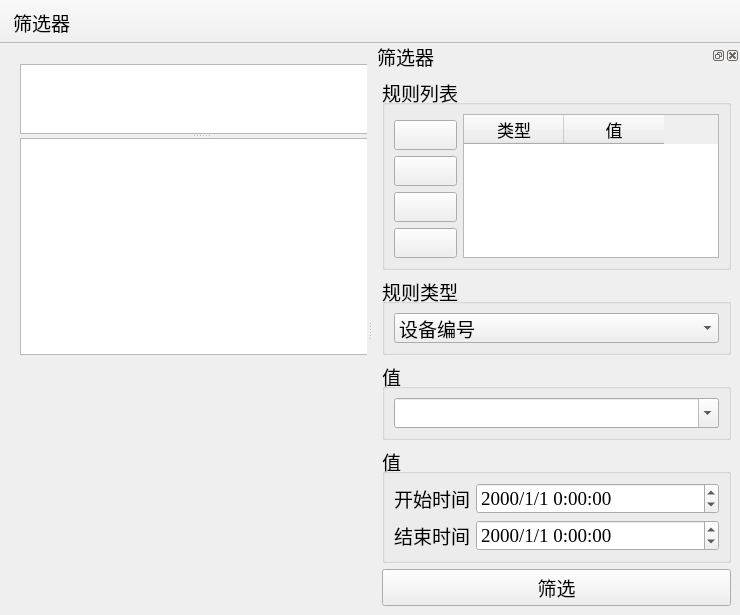
<?xml version="1.0" encoding="UTF-8"?>
<ui version="4.0">
 <class>PersonPage</class>
 <widget class="QMainWindow" name="PersonPage">
  <property name="geometry">
   <rect>
    <x>0</x>
    <y>0</y>
    <width>740</width>
    <height>578</height>
   </rect>
  </property>
  <property name="font">
   <font>
    <family>Times New Roman</family>
    <pointsize>14</pointsize>
   </font>
  </property>
  <property name="contextMenuPolicy">
   <enum>Qt::NoContextMenu</enum>
  </property>
  <property name="windowTitle">
   <string>MainWindow</string>
  </property>
  <widget class="QWidget" name="centralwidget">
   <widget class="QSplitter" name="splitter">
    <property name="geometry">
     <rect>
      <x>20</x>
      <y>20</y>
      <width>361</width>
      <height>291</height>
     </rect>
    </property>
    <property name="orientation">
     <enum>Qt::Vertical</enum>
    </property>
    <widget class="QTableView" name="tableView">
     <property name="contextMenuPolicy">
      <enum>Qt::CustomContextMenu</enum>
     </property>
     <property name="sizeAdjustPolicy">
      <enum>QAbstractScrollArea::AdjustToContents</enum>
     </property>
     <property name="editTriggers">
      <set>QAbstractItemView::NoEditTriggers</set>
     </property>
     <property name="alternatingRowColors">
      <bool>true</bool>
     </property>
     <property name="selectionMode">
      <enum>QAbstractItemView::SingleSelection</enum>
     </property>
     <property name="selectionBehavior">
      <enum>QAbstractItemView::SelectRows</enum>
     </property>
     <property name="sortingEnabled">
      <bool>true</bool>
     </property>
    </widget>
    <widget class="QChartView" name="chartView"/>
   </widget>
  </widget>
  <widget class="QToolBar" name="toolBar">
   <property name="windowTitle">
    <string>toolBar</string>
   </property>
   <property name="movable">
    <bool>false</bool>
   </property>
   <property name="iconSize">
    <size>
     <width>32</width>
     <height>32</height>
    </size>
   </property>
   <property name="toolButtonStyle">
    <enum>Qt::ToolButtonTextUnderIcon</enum>
   </property>
   <attribute name="toolBarArea">
    <enum>TopToolBarArea</enum>
   </attribute>
   <attribute name="toolBarBreak">
    <bool>false</bool>
   </attribute>
   <addaction name="actData_filter"/>
  </widget>
  <widget class="QDockWidget" name="dockWidget">
   <property name="font">
    <font>
     <family>Times New Roman</family>
     <pointsize>14</pointsize>
    </font>
   </property>
   <property name="floating">
    <bool>false</bool>
   </property>
   <property name="features">
    <set>QDockWidget::DockWidgetClosable|QDockWidget::DockWidgetFloatable|QDockWidget::DockWidgetMovable</set>
   </property>
   <property name="allowedAreas">
    <set>Qt::LeftDockWidgetArea|Qt::RightDockWidgetArea</set>
   </property>
   <property name="windowTitle">
    <string>筛选器</string>
   </property>
   <attribute name="dockWidgetArea">
    <number>2</number>
   </attribute>
   <widget class="QWidget" name="dockWidgetContents">
    <layout class="QVBoxLayout" name="verticalLayout">
     <item>
      <widget class="QGroupBox" name="groupBox_list">
       <property name="sizePolicy">
        <sizepolicy hsizetype="Preferred" vsizetype="Expanding">
         <horstretch>0</horstretch>
         <verstretch>0</verstretch>
        </sizepolicy>
       </property>
       <property name="title">
        <string>规则列表</string>
       </property>
       <layout class="QGridLayout" name="gridLayout">
        <item row="1" column="0">
         <widget class="QPushButton" name="pushButton_plus">
          <property name="sizePolicy">
           <sizepolicy hsizetype="Minimum" vsizetype="Preferred">
            <horstretch>0</horstretch>
            <verstretch>0</verstretch>
           </sizepolicy>
          </property>
          <property name="toolTip">
           <string>&lt;html&gt;&lt;head/&gt;&lt;body&gt;&lt;p align=&quot;center&quot;&gt;&lt;span style=&quot; font-size:12pt;&quot;&gt;添加筛选规则&lt;/span&gt;&lt;/p&gt;&lt;/body&gt;&lt;/html&gt;</string>
          </property>
          <property name="statusTip">
           <string>添加筛选规则</string>
          </property>
          <property name="text">
           <string/>
          </property>
          <property name="icon">
           <iconset resource="../icons.qrc">
            <normaloff>:/icons/plus_square.png</normaloff>:/icons/plus_square.png</iconset>
          </property>
          <property name="iconSize">
           <size>
            <width>32</width>
            <height>32</height>
           </size>
          </property>
         </widget>
        </item>
        <item row="5" column="0">
         <widget class="QPushButton" name="pushButton_clear">
          <property name="sizePolicy">
           <sizepolicy hsizetype="Minimum" vsizetype="Preferred">
            <horstretch>0</horstretch>
            <verstretch>0</verstretch>
           </sizepolicy>
          </property>
          <property name="toolTip">
           <string>&lt;html&gt;&lt;head/&gt;&lt;body&gt;&lt;p align=&quot;center&quot;&gt;&lt;span style=&quot; font-size:12pt;&quot;&gt;清空筛选规则&lt;/span&gt;&lt;/p&gt;&lt;/body&gt;&lt;/html&gt;</string>
          </property>
          <property name="statusTip">
           <string>清除所有的筛选规则</string>
          </property>
          <property name="text">
           <string/>
          </property>
          <property name="icon">
           <iconset resource="../icons.qrc">
            <normaloff>:/icons/delete.png</normaloff>:/icons/delete.png</iconset>
          </property>
          <property name="iconSize">
           <size>
            <width>32</width>
            <height>32</height>
           </size>
          </property>
         </widget>
        </item>
        <item row="2" column="0">
         <widget class="QPushButton" name="pushButton_minus">
          <property name="sizePolicy">
           <sizepolicy hsizetype="Minimum" vsizetype="Preferred">
            <horstretch>0</horstretch>
            <verstretch>0</verstretch>
           </sizepolicy>
          </property>
          <property name="toolTip">
           <string>&lt;html&gt;&lt;head/&gt;&lt;body&gt;&lt;p align=&quot;center&quot;&gt;&lt;span style=&quot; font-size:12pt;&quot;&gt;删除筛选规则&lt;/span&gt;&lt;/p&gt;&lt;/body&gt;&lt;/html&gt;</string>
          </property>
          <property name="statusTip">
           <string>删除选中的筛选规则</string>
          </property>
          <property name="text">
           <string/>
          </property>
          <property name="icon">
           <iconset resource="../icons.qrc">
            <normaloff>:/icons/minus_square.png</normaloff>:/icons/minus_square.png</iconset>
          </property>
          <property name="iconSize">
           <size>
            <width>32</width>
            <height>32</height>
           </size>
          </property>
         </widget>
        </item>
        <item row="3" column="0">
         <spacer name="verticalSpacer">
          <property name="orientation">
           <enum>Qt::Vertical</enum>
          </property>
          <property name="sizeHint" stdset="0">
           <size>
            <width>20</width>
            <height>40</height>
           </size>
          </property>
         </spacer>
        </item>
        <item row="0" column="1" rowspan="6">
         <widget class="QTableWidget" name="tableWidget">
          <property name="sizeAdjustPolicy">
           <enum>QAbstractScrollArea::AdjustIgnored</enum>
          </property>
          <property name="editTriggers">
           <set>QAbstractItemView::NoEditTriggers</set>
          </property>
          <property name="alternatingRowColors">
           <bool>true</bool>
          </property>
          <property name="selectionBehavior">
           <enum>QAbstractItemView::SelectRows</enum>
          </property>
          <column>
           <property name="text">
            <string>类型</string>
           </property>
           <property name="font">
            <font>
             <family>Times New Roman</family>
             <pointsize>13</pointsize>
             <bold>false</bold>
            </font>
           </property>
          </column>
          <column>
           <property name="text">
            <string>值</string>
           </property>
           <property name="font">
            <font>
             <family>Times New Roman</family>
             <pointsize>13</pointsize>
             <bold>false</bold>
            </font>
           </property>
          </column>
         </widget>
        </item>
        <item row="4" column="0">
         <widget class="QPushButton" name="pushButton_edit">
          <property name="sizePolicy">
           <sizepolicy hsizetype="Minimum" vsizetype="Preferred">
            <horstretch>0</horstretch>
            <verstretch>0</verstretch>
           </sizepolicy>
          </property>
          <property name="toolTip">
           <string>&lt;html&gt;&lt;head/&gt;&lt;body&gt;&lt;p align=&quot;center&quot;&gt;&lt;span style=&quot; font-size:12pt;&quot;&gt;编辑筛选规则&lt;/span&gt;&lt;/p&gt;&lt;/body&gt;&lt;/html&gt;</string>
          </property>
          <property name="statusTip">
           <string>编辑选中的筛选规则</string>
          </property>
          <property name="text">
           <string/>
          </property>
          <property name="icon">
           <iconset resource="../icons.qrc">
            <normaloff>:/icons/edit_square.png</normaloff>:/icons/edit_square.png</iconset>
          </property>
          <property name="iconSize">
           <size>
            <width>32</width>
            <height>32</height>
           </size>
          </property>
         </widget>
        </item>
       </layout>
      </widget>
     </item>
     <item>
      <widget class="QGroupBox" name="groupBox_type">
       <property name="sizePolicy">
        <sizepolicy hsizetype="Preferred" vsizetype="Fixed">
         <horstretch>0</horstretch>
         <verstretch>0</verstretch>
        </sizepolicy>
       </property>
       <property name="title">
        <string>规则类型</string>
       </property>
       <layout class="QVBoxLayout" name="verticalLayout_2">
        <item>
         <widget class="QComboBox" name="comboBox_type">
          <item>
           <property name="text">
            <string>设备编号</string>
           </property>
          </item>
          <item>
           <property name="text">
            <string>探测时间</string>
           </property>
          </item>
          <item>
           <property name="text">
            <string>桩号</string>
           </property>
          </item>
          <item>
           <property name="text">
            <string>IMEI号</string>
           </property>
          </item>
         </widget>
        </item>
       </layout>
      </widget>
     </item>
     <item>
      <widget class="QGroupBox" name="groupBox_value">
       <property name="sizePolicy">
        <sizepolicy hsizetype="Preferred" vsizetype="Fixed">
         <horstretch>0</horstretch>
         <verstretch>0</verstretch>
        </sizepolicy>
       </property>
       <property name="title">
        <string>值</string>
       </property>
       <layout class="QVBoxLayout" name="verticalLayout_3">
        <item>
         <widget class="QComboBox" name="comboBox_value">
          <property name="editable">
           <bool>true</bool>
          </property>
         </widget>
        </item>
       </layout>
      </widget>
     </item>
     <item>
      <widget class="QGroupBox" name="groupBox_value_dateTime">
       <property name="sizePolicy">
        <sizepolicy hsizetype="Preferred" vsizetype="Fixed">
         <horstretch>0</horstretch>
         <verstretch>0</verstretch>
        </sizepolicy>
       </property>
       <property name="title">
        <string>值</string>
       </property>
       <layout class="QGridLayout" name="gridLayout_2">
        <item row="0" column="0">
         <widget class="QLabel" name="label_3">
          <property name="sizePolicy">
           <sizepolicy hsizetype="Fixed" vsizetype="Preferred">
            <horstretch>0</horstretch>
            <verstretch>0</verstretch>
           </sizepolicy>
          </property>
          <property name="text">
           <string>开始时间</string>
          </property>
         </widget>
        </item>
        <item row="0" column="1">
         <widget class="QDateTimeEdit" name="startDateTime">
          <property name="displayFormat">
           <string>yyyy/M/d H:mm:ss</string>
          </property>
         </widget>
        </item>
        <item row="1" column="1">
         <widget class="QDateTimeEdit" name="endDateTime">
          <property name="displayFormat">
           <string>yyyy/M/d H:mm:ss</string>
          </property>
         </widget>
        </item>
        <item row="1" column="0">
         <widget class="QLabel" name="label_4">
          <property name="sizePolicy">
           <sizepolicy hsizetype="Fixed" vsizetype="Preferred">
            <horstretch>0</horstretch>
            <verstretch>0</verstretch>
           </sizepolicy>
          </property>
          <property name="text">
           <string>结束时间</string>
          </property>
         </widget>
        </item>
       </layout>
      </widget>
     </item>
     <item>
      <widget class="QPushButton" name="pushButton_filter">
       <property name="statusTip">
        <string>应用已添加的筛选规则筛选数据</string>
       </property>
       <property name="text">
        <string>筛选</string>
       </property>
       <property name="icon">
        <iconset resource="../icons.qrc">
         <normaloff>:/icons/filter.png</normaloff>:/icons/filter.png</iconset>
       </property>
       <property name="iconSize">
        <size>
         <width>20</width>
         <height>20</height>
        </size>
       </property>
      </widget>
     </item>
    </layout>
   </widget>
  </widget>
  <action name="actData_filter">
   <property name="checkable">
    <bool>true</bool>
   </property>
   <property name="icon">
    <iconset resource="../icons.qrc">
     <normaloff>:/icons/filter.png</normaloff>:/icons/filter.png</iconset>
   </property>
   <property name="text">
    <string>筛选器</string>
   </property>
   <property name="toolTip">
    <string>&lt;html&gt;&lt;head/&gt;&lt;body&gt;&lt;p align=&quot;center&quot;&gt;&lt;span style=&quot; font-size:12pt;&quot;&gt;打开或关闭筛选器&lt;/span&gt;&lt;/p&gt;&lt;/body&gt;&lt;/html&gt;</string>
   </property>
   <property name="statusTip">
    <string>编辑规则以筛选数据</string>
   </property>
   <property name="font">
    <font>
     <family>Times New Roman</family>
     <pointsize>14</pointsize>
    </font>
   </property>
   <property name="menuRole">
    <enum>QAction::NoRole</enum>
   </property>
  </action>
  <action name="actData_add">
   <property name="icon">
    <iconset resource="../icons.qrc">
     <normaloff>:/icons/plus_round.png</normaloff>:/icons/plus_round.png</iconset>
   </property>
   <property name="text">
    <string>新增数据</string>
   </property>
   <property name="toolTip">
    <string>&lt;html&gt;&lt;head/&gt;&lt;body&gt;&lt;p align=&quot;center&quot;&gt;&lt;span style=&quot; font-size:12pt;&quot;&gt;新增一条数据&lt;/span&gt;&lt;/p&gt;&lt;/body&gt;&lt;/html&gt;</string>
   </property>
   <property name="statusTip">
    <string>增加一条新的人流数据</string>
   </property>
   <property name="font">
    <font>
     <family>Times New Roman</family>
     <pointsize>14</pointsize>
    </font>
   </property>
   <property name="menuRole">
    <enum>QAction::NoRole</enum>
   </property>
  </action>
  <action name="actData_delete">
   <property name="icon">
    <iconset resource="../icons.qrc">
     <normaloff>:/icons/minus_round.png</normaloff>:/icons/minus_round.png</iconset>
   </property>
   <property name="text">
    <string>删除数据</string>
   </property>
   <property name="toolTip">
    <string>&lt;html&gt;&lt;head/&gt;&lt;body&gt;&lt;p align=&quot;center&quot;&gt;&lt;span style=&quot; font-size:12pt;&quot;&gt;删除选中数据&lt;/span&gt;&lt;/p&gt;&lt;/body&gt;&lt;/html&gt;</string>
   </property>
   <property name="statusTip">
    <string>删除选中的人流数据</string>
   </property>
   <property name="font">
    <font>
     <family>Times New Roman</family>
     <pointsize>14</pointsize>
    </font>
   </property>
   <property name="menuRole">
    <enum>QAction::NoRole</enum>
   </property>
  </action>
  <action name="actData_modify">
   <property name="icon">
    <iconset resource="../icons.qrc">
     <normaloff>:/icons/edit_square.png</normaloff>:/icons/edit_square.png</iconset>
   </property>
   <property name="text">
    <string>修改数据</string>
   </property>
   <property name="toolTip">
    <string>&lt;html&gt;&lt;head/&gt;&lt;body&gt;&lt;p align=&quot;center&quot;&gt;&lt;span style=&quot; font-size:12pt;&quot;&gt;修改选中数据&lt;/span&gt;&lt;/p&gt;&lt;/body&gt;&lt;/html&gt;</string>
   </property>
   <property name="statusTip">
    <string>修改选中的人流数据</string>
   </property>
   <property name="font">
    <font>
     <family>Times New Roman</family>
     <pointsize>14</pointsize>
    </font>
   </property>
   <property name="menuRole">
    <enum>QAction::NoRole</enum>
   </property>
  </action>
 </widget>
 <customwidgets>
  <customwidget>
   <class>QChartView</class>
   <extends>QGraphicsView</extends>
   <header location="global">qchartview.h</header>
  </customwidget>
 </customwidgets>
 <tabstops>
  <tabstop>tableView</tabstop>
  <tabstop>pushButton_plus</tabstop>
  <tabstop>pushButton_minus</tabstop>
  <tabstop>pushButton_edit</tabstop>
  <tabstop>pushButton_clear</tabstop>
  <tabstop>tableWidget</tabstop>
  <tabstop>comboBox_type</tabstop>
  <tabstop>comboBox_value</tabstop>
  <tabstop>startDateTime</tabstop>
  <tabstop>endDateTime</tabstop>
  <tabstop>pushButton_filter</tabstop>
 </tabstops>
 <resources>
  <include location="../icons.qrc"/>
 </resources>
 <connections/>
</ui>
